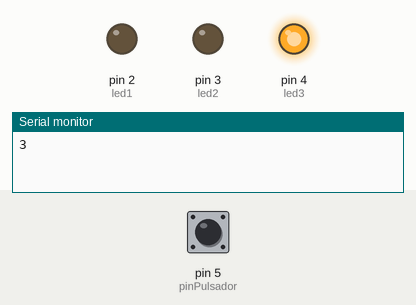
Simulated run of this sketch. Board: Arduino Uno, built with avr-gcc and run on an emulated ATmega328P. Shown: output pins drawn as LEDs (lit = HIGH), the last lines printed to the serial monitor. The inputs (shaded band) are chosen by the test bench; at power-on: pin 5 (pinPulsador) HIGH. Random numbers use the default seed unless the sketch sets one.

Above: at 1.2 s.
1.3 s: pin 5 (pinPulsador) pulled LOW for 0.15 s
At 2.4 s:
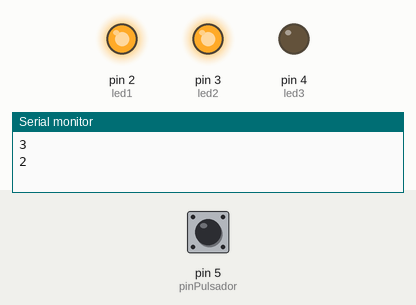
2.9 s: pin 5 (pinPulsador) pulled LOW for 1 s
At 4.9 s:
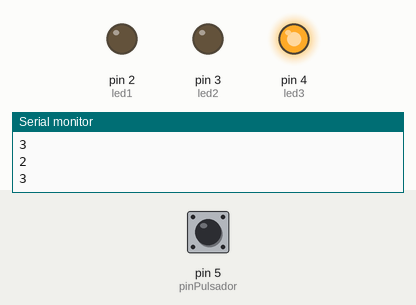
5.4 s: pin 5 (pinPulsador) pulled LOW for 3.2 s
At 9.7 s:
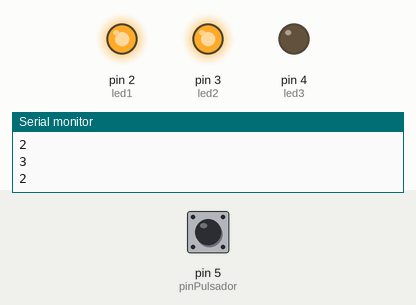
10.1 s: pin 5 (pinPulsador) pulled LOW for 0.15 s
At 11.5 s:
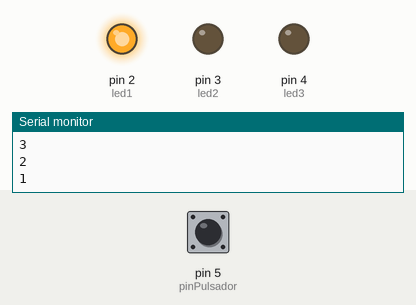
Timing chart, 0 to 12.7 s (numbered marks = the images above; inputs shaded):
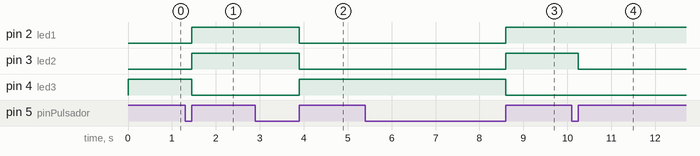

Measured:
- after the input at 1.3 s, pin 2 (led1), pin 3 (led2): LOW → HIGH after 0.15 s; pin 4 (led3): HIGH → LOW after 0.15 s
- after the input at 2.9 s, pin 2 (led1), pin 3 (led2): HIGH → LOW after 1.0 s; pin 4 (led3): LOW → HIGH after 1.0 s
- after the input at 5.4 s, pin 2 (led1), pin 3 (led2): LOW → HIGH after 3.2 s; pin 4 (led3): HIGH → LOW after 3.2 s
- after the input at 10.1 s, pin 3 (led2): HIGH → LOW after 0.15 s

The sketch:

Ejercicio1.1.ino
```cpp
// C++ code
// GRUPO B3
// Mateo Rico Iglesias
// Chen Xin Pan Wang
// Eduardo Blanco Bielsa

// Pins leds
int led1 = 2;
int led2 = 3;
int led3 = 4;

// Random
int pinForRandom = A0;
int randomNum = 0;

// Pin pulsador
int pinPulsador = 5;
int valorPulsador = 0;
int pushed = 0;

void setup()
{
  Serial.begin(9600);
  pinMode(led1, OUTPUT);
  pinMode(led2, OUTPUT);
  pinMode(led3, OUTPUT);
  pinMode(pinPulsador, INPUT_PULLUP);

  randomSeed(analogRead(pinForRandom));
}

void loop()
{
  valorPulsador = digitalRead(pinPulsador);
  if (valorPulsador == HIGH && pushed == 0) {
    // Si detecta que pulsamos el pulsador imprime por el monitor serie "pulsado".
    // se ha pulsado
    pushed = 1;
    // Número random entre 1 y 3
    randomNum = random(1,4);
    Serial.println(randomNum);
    if(randomNum == 2){
      digitalWrite(led1, HIGH);
        digitalWrite(led2, HIGH);
        digitalWrite(led3, LOW);
    }else if(randomNum == 1){
      digitalWrite(led1, HIGH);
        digitalWrite(led2, LOW);
        digitalWrite(led3, LOW);
    }else{
      digitalWrite(led1, LOW);
        digitalWrite(led2, LOW);
        digitalWrite(led3, HIGH);
    }
  }else if (valorPulsador == LOW && pushed == 1){
      pushed = 0;
  }
}
```
